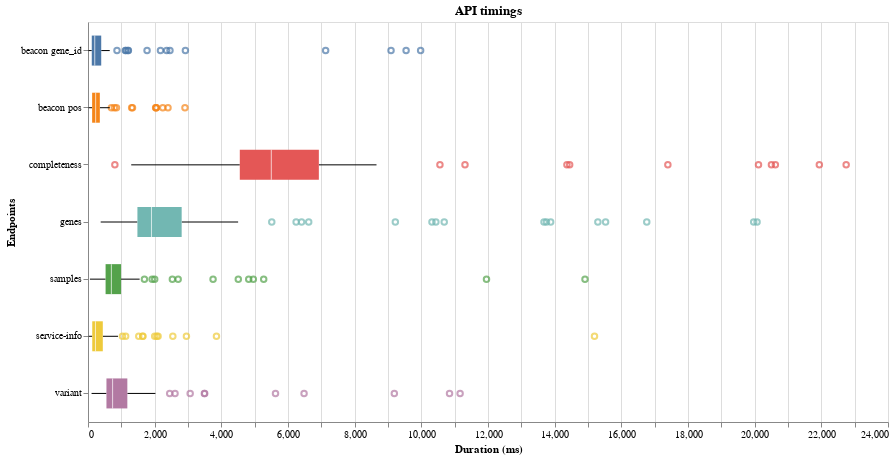

The notebook cell this image was saved under:
### Markdown cell above
## Boxplot

### Code cell
box_plot = (
    alt.Chart(df_duration_with_title, title="API timings")
    .mark_boxplot(size=30)
    .encode(
        y=alt.Y("title:N").title("Endpoints"),
        x=alt.X("duration:Q").title("Duration (ms)"),
        color=alt.Color("title:N").legend(None),
        tooltip=["duration:Q"],
    )
    .properties(width=800, height=400)
)
box_plot.show()

### Figure 1 — Vega specification as saved in the notebook (floating-point values rounded to 4 significant figures)
{"$schema": "https://vega.github.io/schema/vega/v5.json", "data": [{"name": "source_0"}, {"name": "data_0"}, {"name": "data_1", "values": [{"duration": 2953.0, "title": "service-info"}, {"duration": 10560.0, "title": "completeness"}, {"duration": 2065.0, "title": "service-info"}, {"duration": 2048.0, "title": "beacon pos"}, {"duration": 2451.0, "title": "variant"}, {"duration": 1772.0, "title": "beacon gene_id"}, {"duration": 4509.0, "title": "samples"}, {"duration": 17400.0, "title": "completeness"}, {"duration": 2360.0, "title": "beacon gene_id"}, {"duration": 3065.0, "title": "variant"}, {"duration": 2046.0, "title": "beacon pos"}, {"duration": 19970.0, "title": "genes"}, {"duration": 14450.0, "title": "completeness"}, {"duration": 20120.0, "title": "completeness"}, {"duration": 2922.0, "title": "beacon gene_id"}, {"duration": 10320.0, "title": "genes"}, {"duration": 2001.0, "title": "service-info"}, {"duration": 2029.0, "title": "beacon pos"}, {"duration": 2400.0, "title": "beacon pos"}, {"duration": 1639.0, "title": "service-info"}, {"duration": 2103.0, "title": "service-info"}, {"duration": 3491.0, "title": "variant"}, {"duration": 2531.0, "title": "samples"}, {"duration": 13880.0, "title": "genes"}, {"duration": 3752.0, "title": "samples"}, {"duration": 13750.0, "title": "genes"}, {"duration": 2001.0, "title": "samples"}, {"duration": 2459.0, "title": "beacon gene_id"}, {"duration": 4822.0, "title": "samples"}, {"duration": 4960.0, "title": "samples"}, {"duration": 21940.0, "title": "completeness"}, {"duration": 13680.0, "title": "genes"}, {"duration": 2174.0, "title": "beacon gene_id"}, {"duration": 3854.0, "title": "service-info"}, {"duration": 9979.0, "title": "beacon gene_id"}, {"duration": 10440.0, "title": "genes"}, {"duration": 11960.0, "title": "samples"}, {"duration": 10850.0, "title": "variant"}, {"duration": 5271.0, "title": "samples"}, {"duration": 6482.0, "title": "variant"}, {"duration": 1139.0, "title": "beacon gene_id"}, {"duration": 853.0, "title": "beacon pos"}, {"duration": 703.0, "title": "beacon pos"}, {"duration": 22740.0, "title": "completeness"}, {"duration": 15300.0, "title": "genes"}, {"duration": 2705.0, "title": "samples"}, {"duration": 15530.0, "title": "genes"}, {"duration": 791.0, "title": "beacon pos"}, {"duration": 14910.0, "title": "samples"}, {"duration": 20500.0, "title": "completeness"}, {"duration": 16760.0, "title": "genes"}, {"duration": 15200.0, "title": "service-info"}, {"duration": 3501.0, "title": "variant"}, {"duration": 11160.0, "title": "variant"}, {"duration": 20070.0, "title": "genes"}, {"duration": 9190.0, "title": "variant"}, {"duration": 2545.0, "title": "service-info"}, {"duration": 2244.0, "title": "beacon pos"}, {"duration": 9091.0, "title": "beacon gene_id"}, {"duration": 20620.0, "title": "completeness"}, {"duration": 7129.0, "title": "beacon gene_id"}, {"duration": 9543.0, "title": "beacon gene_id"}, {"duration": 1648.0, "title": "service-info"}, {"duration": 14370.0, "title": "completeness"}, {"duration": 6244.0, "title": "genes"}, {"duration": 10690.0, "title": "genes"}, {"duration": 1335.0, "title": "beacon pos"}, {"duration": 9220.0, "title": "genes"}, {"duration": 11310.0, "title": "completeness"}, {"duration": 2909.0, "title": "beacon pos"}, {"duration": 5625.0, "title": "variant"}, {"duration": 1199.0, "title": "beacon gene_id"}, {"duration": 6407.0, "title": "genes"}, {"duration": 1034.0, "title": "service-info"}, {"duration": 1693.0, "title": "samples"}, {"duration": 1310.0, "title": "beacon pos"}, {"duration": 1120.0, "title": "beacon gene_id"}, {"duration": 2611.0, "title": "variant"}, {"duration": 1924.0, "title": "samples"}, {"duration": 6621.0, "title": "genes"}, {"duration": 5513.0, "title": "genes"}, {"duration": 1523.0, "title": "service-info"}, {"duration": 1212.0, "title": "beacon gene_id"}, {"duration": 1130.0, "title": "service-info"}, {"duration": 870.0, "title": "beacon gene_id"}, {"duration": 806.0, "title": "completeness"}]}, {"name": "data_2"}, {"name": "data_3", "values": [{"lower_box_duration": 124.0, "lower_whisker_duration": 15.0, "title": "beacon pos", "upper_whisker_duration": 652.0}, {"lower_box_duration": 4554.0, "lower_whisker_duration": 1297.0, "title": "completeness", "upper_whisker_duration": 8655.0}, {"lower_box_duration": 113.0, "lower_whisker_duration": 11.0, "title": "beacon gene_id", "upper_whisker_duration": 652.0}, {"lower_box_duration": 553.5, "lower_whisker_duration": 107.0, "title": "variant", "upper_whisker_duration": 2022.0}, {"lower_box_duration": 127.5, "lower_whisker_duration": 19.0, "title": "service-info", "upper_whisker_duration": 901.0}, {"lower_box_duration": 527.8, "lower_whisker_duration": 58.0, "title": "samples", "upper_whisker_duration": 1549.0}, {"lower_box_duration": 1483.0, "lower_whisker_duration": 381.0, "title": "genes", "upper_whisker_duration": 4504.0}]}, {"name": "data_4", "values": [{"lower_whisker_duration": 15.0, "title": "beacon pos", "upper_box_duration": 354.8, "upper_whisker_duration": 652.0}, {"lower_whisker_duration": 1297.0, "title": "completeness", "upper_box_duration": 6926.0, "upper_whisker_duration": 8655.0}, {"lower_whisker_duration": 11.0, "title": "beacon gene_id", "upper_box_duration": 396.8, "upper_whisker_duration": 652.0}, {"lower_whisker_duration": 107.0, "title": "variant", "upper_box_duration": 1180.0, "upper_whisker_duration": 2022.0}, {"lower_whisker_duration": 19.0, "title": "service-info", "upper_box_duration": 444.0, "upper_whisker_duration": 901.0}, {"lower_whisker_duration": 58.0, "title": "samples", "upper_box_duration": 991.8, "upper_whisker_duration": 1549.0}, {"lower_whisker_duration": 381.0, "title": "genes", "upper_box_duration": 2810.0, "upper_whisker_duration": 4504.0}]}, {"name": "data_5"}, {"name": "data_6", "values": [{"lower_box_duration": 124.0, "max_duration": 2909.0, "mid_box_duration": 229.5, "min_duration": 15.0, "title": "beacon pos", "upper_box_duration": 354.8}, {"lower_box_duration": 127.5, "max_duration": 15200.0, "mid_box_duration": 223.5, "min_duration": 19.0, "title": "service-info", "upper_box_duration": 444.0}, {"lower_box_duration": 4554.0, "max_duration": 22740.0, "mid_box_duration": 5499.0, "min_duration": 806.0, "title": "completeness", "upper_box_duration": 6926.0}, {"lower_box_duration": 113.0, "max_duration": 9979.0, "mid_box_duration": 202.5, "min_duration": 11.0, "title": "beacon gene_id", "upper_box_duration": 396.8}, {"lower_box_duration": 553.5, "max_duration": 11160.0, "mid_box_duration": 738.0, "min_duration": 107.0, "title": "variant", "upper_box_duration": 1180.0}, {"lower_box_duration": 527.8, "max_duration": 14910.0, "mid_box_duration": 701.0, "min_duration": 58.0, "title": "samples", "upper_box_duration": 991.8}, {"lower_box_duration": 1483.0, "max_duration": 20070.0, "mid_box_duration": 1904.0, "min_duration": 381.0, "title": "genes", "upper_box_duration": 2810.0}]}, {"name": "data_7", "values": [{"lower_box_duration": 124.0, "max_duration": 2909.0, "mid_box_duration": 229.5, "min_duration": 15.0, "title": "beacon pos", "upper_box_duration": 354.8}, {"lower_box_duration": 127.5, "max_duration": 15200.0, "mid_box_duration": 223.5, "min_duration": 19.0, "title": "service-info", "upper_box_duration": 444.0}, {"lower_box_duration": 4554.0, "max_duration": 22740.0, "mid_box_duration": 5499.0, "min_duration": 806.0, "title": "completeness", "upper_box_duration": 6926.0}, {"lower_box_duration": 113.0, "max_duration": 9979.0, "mid_box_duration": 202.5, "min_duration": 11.0, "title": "beacon gene_id", "upper_box_duration": 396.8}, {"lower_box_duration": 553.5, "max_duration": 11160.0, "mid_box_duration": 738.0, "min_duration": 107.0, "title": "variant", "upper_box_duration": 1180.0}, {"lower_box_duration": 527.8, "max_duration": 14910.0, "mid_box_duration": 701.0, "min_duration": 58.0, "title": "samples", "upper_box_duration": 991.8}, {"lower_box_duration": 1483.0, "max_duration": 20070.0, "mid_box_duration": 1904.0, "min_duration": 381.0, "title": "genes", "upper_box_duration": 2810.0}]}, {"name": "data_1_y_domain_title_0", "values": [{"title": "service-info"}, {"title": "completeness"}, {"title": "beacon pos"}, {"title": "variant"}, {"title": "beacon gene_id"}, {"title": "samples"}, {"title": "genes"}]}, {"name": "data_3_y_domain_title_1", "values": [{"title": "beacon pos"}, {"title": "completeness"}, {"title": "beacon gene_id"}, {"title": "variant"}, {"title": "service-info"}, {"title": "samples"}, {"title": "genes"}]}, {"name": "data_4_y_domain_title_2", "values": [{"title": "beacon pos"}, {"title": "completeness"}, {"title": "beacon gene_id"}, {"title": "variant"}, {"title": "service-info"}, {"title": "samples"}, {"title": "genes"}]}, {"name": "data_6_y_domain_title_3", "values": [{"title": "beacon pos"}, {"title": "service-info"}, {"title": "completeness"}, {"title": "beacon gene_id"}, {"title": "variant"}, {"title": "samples"}, {"title": "genes"}]}, {"name": "data_7_y_domain_title_4", "values": [{"title": "beacon pos"}, {"title": "service-info"}, {"title": "completeness"}, {"title": "beacon gene_id"}, {"title": "variant"}, {"title": "samples"}, {"title": "genes"}]}, {"name": "data_1_color_domain_title_0", "values": [{"title": "service-info"}, {"title": "completeness"}, {"title": "beacon pos"}, {"title": "variant"}, {"title": "beacon gene_id"}, {"title": "samples"}, {"title": "genes"}]}, {"name": "data_6_color_domain_title_1", "values": [{"title": "beacon pos"}, {"title": "service-info"}, {"title": "completeness"}, {"title": "beacon gene_id"}, {"title": "variant"}, {"title": "samples"}, {"title": "genes"}]}, {"name": "data_7_color_domain_title_2", "values": [{"title": "beacon pos"}, {"title": "service-info"}, {"title": "completeness"}, {"title": "beacon gene_id"}, {"title": "variant"}, {"title": "samples"}, {"title": "genes"}]}], "marks": [{"type": "symbol", "name": "layer_0_layer_0_marks", "from": {"data": "data_1"}, "encode": {"update": {"stroke": {"field": "title", "scale": "color"}, "y": {"field": "title", "scale": "y", "band": 0.5}, "tooltip": {"signal": "format(datum[\"duration\"], \"\")"}, "fill": {"value": "transparent"}, "x": {"field": "duration", "scale": "x"}, "opacity": {"value": 0.7}}}, "style": ["point", "boxplot-outliers"]}, {"type": "rule", "name": "layer_0_layer_1_layer_0_marks", "from": {"data": "data_3"}, "encode": {"update": {"x2": {"field": "lower_box_duration", "scale": "x"}, "tooltip": {"signal": "{\"Upper Whisker of Duration (ms)\": format(datum[\"upper_whisker_duration\"], \"\"), \"Lower Whisker of Duration (ms)\": format(datum[\"lower_whisker_duration\"], \"\"), \"title\": isValid(datum[\"title\"]) ? datum[\"title\"] : \"\"+datum[\"title\"], \"Endpoints\": isValid(datum[\"title\"]) ? datum[\"title\"] : \"\"+datum[\"title\"]}"}, "y": {"field": "title", "scale": "y", "band": 0.5}, "x": {"field": "lower_whisker_duration", "scale": "x"}, "stroke": {"value": "black"}}}, "aria": false, "style": ["rule", "boxplot-rule"]}, {"type": "rule", "name": "layer_0_layer_1_layer_1_marks", "from": {"data": "data_4"}, "encode": {"update": {"x2": {"field": "upper_whisker_duration", "scale": "x"}, "y": {"field": "title", "scale": "y", "band": 0.5}, "tooltip": {"signal": "{\"Upper Whisker of Duration (ms)\": format(datum[\"upper_whisker_duration\"], \"\"), \"Lower Whisker of Duration (ms)\": format(datum[\"lower_whisker_duration\"], \"\"), \"title\": isValid(datum[\"title\"]) ? datum[\"title\"] : \"\"+datum[\"title\"], \"Endpoints\": isValid(datum[\"title\"]) ? datum[\"title\"] : \"\"+datum[\"title\"]}"}, "stroke": {"value": "black"}, "x": {"field": "upper_box_duration", "scale": "x"}}}, "style": ["rule", "boxplot-rule"], "aria": false}, {"type": "rect", "name": "layer_1_layer_0_marks", "from": {"data": "data_6"}, "encode": {"update": {"tooltip": {"signal": "{\"Max of Duration (ms)\": format(datum[\"max_duration\"], \"\"), \"Q3 of Duration (ms)\": format(datum[\"upper_box_duration\"], \"\"), \"Median of Duration (ms)\": format(datum[\"mid_box_duration\"], \"\"), \"Q1 of Duration (ms)\": format(datum[\"lower_box_duration\"], \"\"), \"Min of Duration (ms)\": format(datum[\"min_duration\"], \"\"), \"title\": isValid(datum[\"title\"]) ? datum[\"title\"] : \"\"+datum[\"title\"], \"Endpoints\": isValid(datum[\"title\"]) ? datum[\"title\"] : \"\"+datum[\"title\"]}"}, "x2": {"field": "upper_box_duration", "scale": "x"}, "fill": {"field": "title", "scale": "color"}, "x": {"field": "lower_box_duration", "scale": "x"}, "yc": {"field": "title", "scale": "y", "band": 0.5}, "height": {"value": 30}}}, "style": ["bar", "boxplot-box"]}, {"type": "rect", "name": "layer_1_layer_1_marks", "from": {"data": "data_7"}, "encode": {"update": {"height": {"value": 30}, "yc": {"field": "title", "scale": "y", "band": 0.5}, "width": {"value": 1}, "tooltip": {"signal": "{\"Max of Duration (ms)\": format(datum[\"max_duration\"], \"\"), \"Q3 of Duration (ms)\": format(datum[\"upper_box_duration\"], \"\"), \"Median of Duration (ms)\": format(datum[\"mid_box_duration\"], \"\"), \"Q1 of Duration (ms)\": format(datum[\"lower_box_duration\"], \"\"), \"Min of Duration (ms)\": format(datum[\"min_duration\"], \"\"), \"title\": isValid(datum[\"title\"]) ? datum[\"title\"] : \"\"+datum[\"title\"], \"Endpoints\": isValid(datum[\"title\"]) ? datum[\"title\"] : \"\"+datum[\"title\"]}"}, "xc": {"field": "mid_box_duration", "scale": "x"}, "fill": [{"field": "title", "scale": "color", "test": "datum['lower_box_duration'] >= datum['upper_box_duration']"}, {"value": "white"}], "opacity": {"value": 0.7}}}, "aria": false, "style": ["tick", "boxplot-median"]}], "scales": [{"name": "x", "type": "linear", "domain": {"fields": [{"data": "data_1", "field": "duration"}, {"data": "data_3", "field": "lower_whisker_duration"}, {"data": "data_3", "field": "lower_box_duration"}, {"data": "data_4", "field": "upper_box_duration"}, {"data": "data_4", "field": "upper_whisker_duration"}, {"data": "data_6", "field": "lower_box_duration"}, {"data": "data_6", "field": "upper_box_duration"}, {"data": "data_7", "field": "mid_box_duration"}]}, "range": [0, {"signal": "width"}], "nice": true, "zero": true}, {"name": "y", "type": "band", "domain": {"fields": [{"data": "data_1_y_domain_title_0", "field": "title"}, {"data": "data_3_y_domain_title_1", "field": "title"}, {"data": "data_4_y_domain_title_2", "field": "title"}, {"data": "data_6_y_domain_title_3", "field": "title"}, {"data": "data_7_y_domain_title_4", "field": "title"}], "sort": true}, "range": [0, {"signal": "height"}], "paddingOuter": 0, "paddingInner": 0}, {"name": "color", "type": "ordinal", "domain": {"fields": [{"data": "data_1_color_domain_title_0", "field": "title"}, {"data": "data_6_color_domain_title_1", "field": "title"}, {"data": "data_7_color_domain_title_2", "field": "title"}], "sort": true}, "range": "category"}], "axes": [{"scale": "x", "maxExtent": 0, "labels": false, "aria": false, "grid": true, "tickCount": {"signal": "ceil(width/40)"}, "gridScale": "y", "minExtent": 0, "orient": "bottom", "ticks": false, "zindex": 0, "domain": false}, {"scale": "x", "zindex": 0, "labelOverlap": true, "title": "Duration (ms)", "labelFlush": true, "tickCount": {"signal": "ceil(width/40)"}, "orient": "bottom", "grid": false}, {"scale": "y", "orient": "left", "grid": false, "title": "Endpoints", "zindex": 0}], "title": {"text": "API timings", "frame": "group"}, "background": "white", "width": 800, "padding": 5, "height": 400, "style": "cell"}
